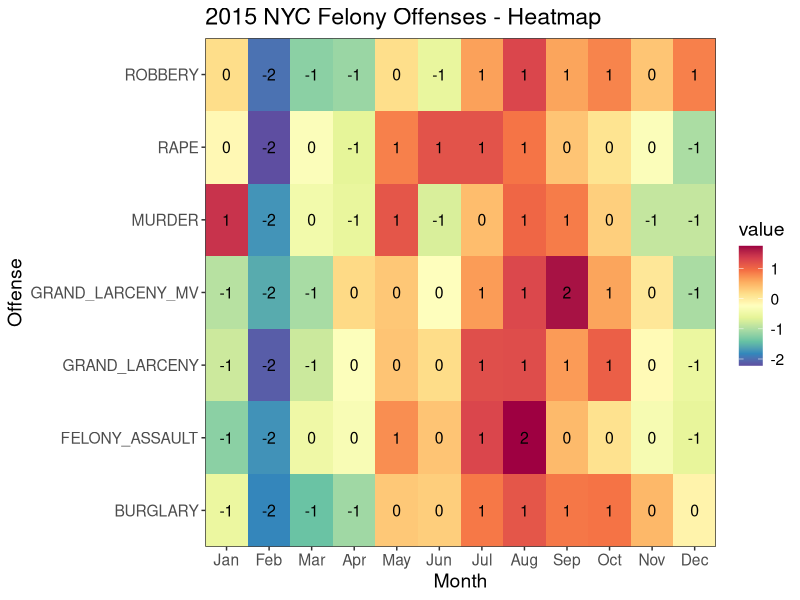

Reproduce this figure in R.
##Create heatmap of 2015 NYC Felony data

##You will need these packages
require(ggplot2)
require(reshape2)
require(RColorBrewer)

##Access NYPD crime data for 2015 here https://data.cityofnewyork.us/Public-Safety/year/d9z7-6jnh
mydata<- read.csv("2015_Felonies.csv", sep=',')

##Prepare data - row names
row.names(mydata) <- mydata$Month

##Remove first column
mydata <- mydata[,2:8]

##Since the Offenses have varying ranges we need to scale all values to have mean=0, sd=1 for all variables
scaled <- as.matrix(scale(mydata))

##get rownames
rnames<- rownames(scaled)

# Add rownames to the data frame as a column
df<-cbind(rnames,data.frame(scaled))

##Melt data for ggplot2
md2<-melt(df)

##Change column headers
names(md2)<- c("Month", "Offense", "value")

##Order the Month variable
md2$Month <- factor(md2$Month, levels = unique(md2$Month), ordered = TRUE)

##Create a palette using RColorBrewer
myPalette <- colorRampPalette(rev(brewer.pal(11, "Spectral")), space="Lab")

#Create heatmap using ggplot2
zp1 <- ggplot(md2, aes(x =Month, y = Offense, fill = value))
zp1 <- zp1 + geom_tile()
zp1 <- zp1 + scale_fill_gradientn(colours = myPalette(100)) + geom_text(size=4, aes(fill = md2$value, label = round(md2$value))) + xlab("Month") + ylab("Offense")
zp1 <- zp1 + scale_x_discrete(expand = c(0, 0))
zp1 <- zp1 + scale_y_discrete(expand = c(0, 0))
zp1 <- zp1 + theme_bw() +  ggtitle("2015 NYC Felony Offenses - Heatmap") + theme(text= element_text(size=14))
print(zp1)
